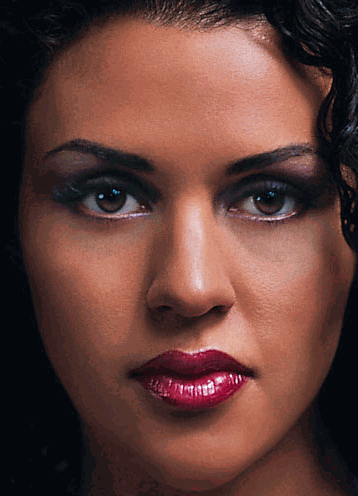
#> input picture Trabalho_1/q6-q7/input/Woman.jpg, 358 x 496 px, given in place of Woman.png, which was not available
$ python 2d_cross_correlation.py
#> lines starting #> are read from the running program, lines starting #| are printed output that depends on the picture
from scipy import signal, misc, fft
import scipy
import matplotlib.pyplot as plt
import matplotlib.patches as patches
from PIL import Image
import numpy as np

face = np.asarray(Image.open('./input/Woman.png').convert('L'))
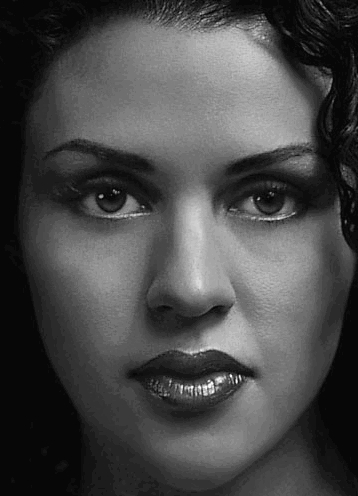
#> face: shape (496, 358); min 6, max 250, mean 72.5
face = face - face.mean()
#> (the run stopped early here; a loop or call above may not have finished)

$ run again, with Trabalho_1/Monty-Python.jpg copied over Trabalho_1/q6-q7/input/Woman.jpg
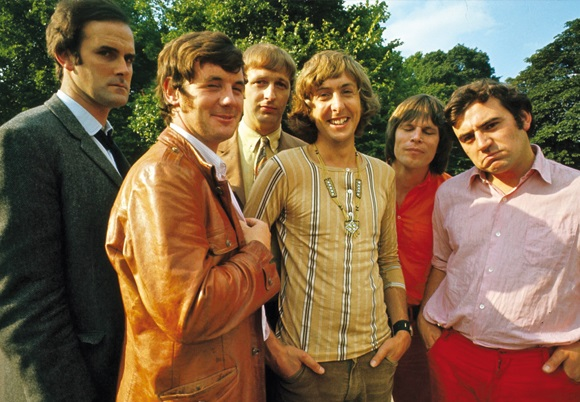
#> input picture Trabalho_1/Monty-Python.jpg, 580 x 402 px, given in place of Woman.png, which was not available
#> `face = np.asarray(Image.open('./input/Woman.png').convert('L'))`:
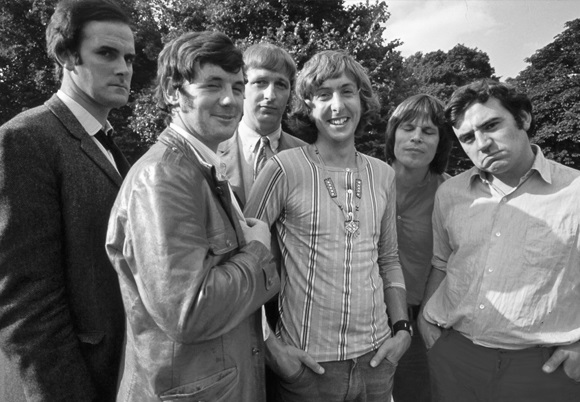
#> face: shape (402, 580); min 2, max 255, mean 104
